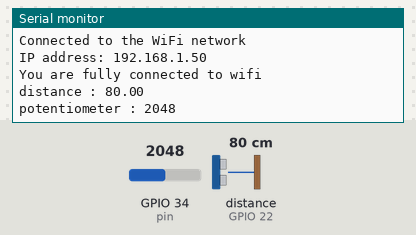
Recording of a sketch running on a simulated ESP32. Shown: the last lines printed to the serial monitor. The test bench sets the inputs (shaded band); at power-on: distance to the obstacle (sensor on GPIO 22) 80 cm, GPIO 34 (pin) = 2048. WiFi joins after 1.5 s; servers stay silent unless stated; uploads are accepted with an empty reply.

Above: at 2.7 s.
2.8 s: distance to the obstacle (sensor on GPIO 22) set to 2 cm
At 3.7 s:
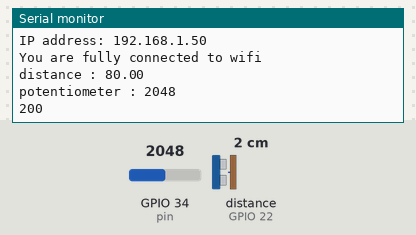
6.9 s: GPIO 34 (pin) set to 1760
At 8.6 s:
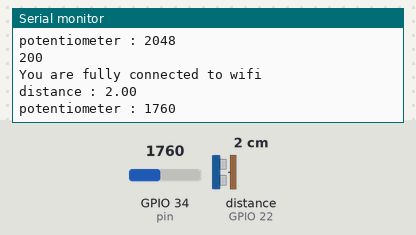
11.0 s: distance to the obstacle (sensor on GPIO 22) set to 4 cm
At 12.3 s:
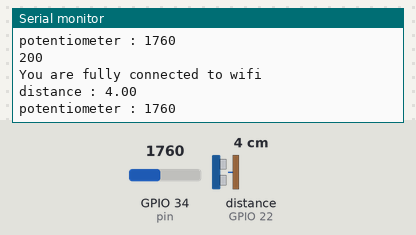
15.1 s: GPIO 34 (pin) set to 1840
At 17.2 s:
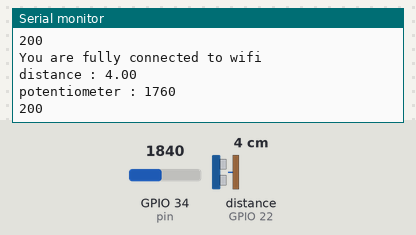
Timing chart, 0 to 18.7 s (numbered marks = the images above; inputs shaded):
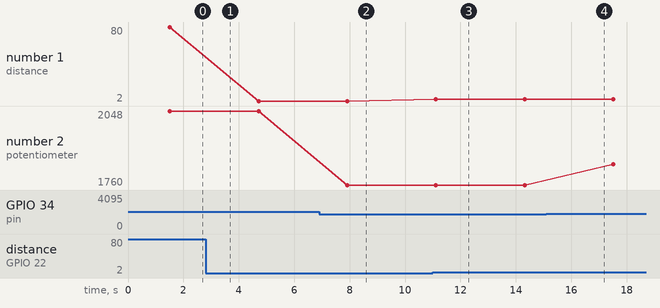

The sketch:

kpongsite.ino
```cpp
#include <WiFi.h>
#include <HTTPClient.h>
#include <WiFiClient.h>
//#include <HCSR04.h>
#include <HCSR04.h>
//orignal
const char* ssid = "BotBugs";
//Bugs amalina_vs_paula...
const char* password = "amalina_vs_paula...";
HCSR04 hc(23, 22);
//UltraSonicDistanceSensor hc(23, 15);
String state = "";
String sub = "english";
//int button_eng = 22;
//int button_math = 4;
//int button_science = 18;
const int pin=34;

void setup() {
  // put your setup code here, to run once:0
  Serial.begin(115200);
  WiFi.begin(ssid, password);
  Serial.print("Connecting to wifi");

  while (WiFi.status() != WL_CONNECTED) {
    Serial.print(".");
    delay(500);
  }
  Serial.println("\nConnected to the WiFi network");
  Serial.print("IP address: ");
  Serial.println(WiFi.localIP());
}

void loop() {
  double distance;
  // put your main code here, to run repeatedly:
  //  Serial.println(hc.measureDistanceCm());
  //Serial.print("distance ");
  //  Serial.println(hc.dist());
  if (WiFi.status() == WL_CONNECTED) {
    Serial.println("You are fully connected to wifi");
    HTTPClient http;
    //192.168.56.47:8383
    //192.168.142.47
    http.begin("http://192.168.142.47:8383/blindo/app/api.php?");
    http.addHeader("Content-Type", "json");
    http.addHeader("Content-Type", "application/x-www-form-urlencoded");
    //       int httpResponseCode = http.POST();
    //     int httpResponseCode = http.GET();
//    distance=hc.measureDistanceCm();
    distance = hc.dist();
    Serial.print("distance : ");
    Serial.println(distance);
    int val=analogRead(pin);
    Serial.print("potentiometer : ");
    Serial.println(val);
//    get val and determine suject
    if(val>0 && val<1800){
       sub="english";
    }else if(val>1800 && val <3500){
       sub="science";
    }else if(val>3500){
       sub="maths";
    }
//get  distance and determine state of audio i.e play pause,next,prev
    if (distance > 0 && distance <= 5) {
      state = "play";
    } else if (distance > 6 && distance <= 10) {
      state = "pause";
    } else if (distance > 11 && distance <= 15) {
      state = "next";
    } else if (distance > 16 && distance <= 21) {
      state = "prev";
    } else {
      state = "n/a";
    }

    int httpResponseCode = http.sendRequest("POST", "dist=" + String(distance) + String("&") + String("state=") + String(state)+String("&") + String("sub=") + String(sub));

    delay(1500);

    if (httpResponseCode > 0) {
      String response = http.getString();
      Serial.println(httpResponseCode);
      Serial.println(response);
      delay(1500);
    } else {
      Serial.println("Error on sending POST: ");
      Serial.println(httpResponseCode);
    }
    http.end();
  }// end of wifi status
  else {
    Serial.println("Error in WiFi connection");
  }
//        delay(2000);
}
```

Measured:
- after the input at 6.9 s, the serial monitor: prints a new line after 1.0 s (image 2)
- after the input at 11.0 s, the serial monitor: prints a new line after 0.11 s (image 3)
- plotted number 1: 80 → 2 after the input at 2.8 s, 2 → 4 after the input at 11.0 s
- plotted number 2: 2048 → 1760 after the input at 6.9 s, 1760 → 1840 after the input at 15.1 s
